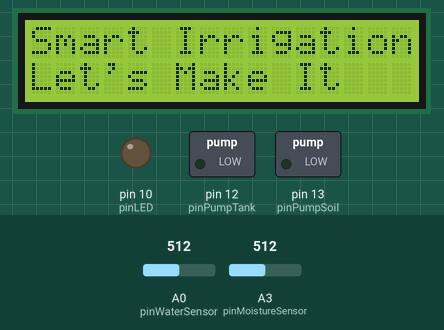
The sketch below on a simulated Arduino Uno, built with avr-gcc and run on an emulated ATmega328P. On the bench: 16×2 character LCD, switched loads named in the sketch (green lamp = pin HIGH), output pins drawn as LEDs (lit = HIGH). The inputs (shaded band) are chosen by the test bench; at power-on: A0 (pinWaterSensor) = 512, A3 (pinMoistureSensor) = 512. What the sketch prints to the serial monitor is not drawn.

Above: at 0.1 s.
2.3 s: A0 (pinWaterSensor) set to 112
5.3 s: A0 (pinWaterSensor) set to 91
8.3 s: A3 (pinMoistureSensor) set to 669
9.8 s: A3 (pinMoistureSensor) set to 690
At 10.5 s:
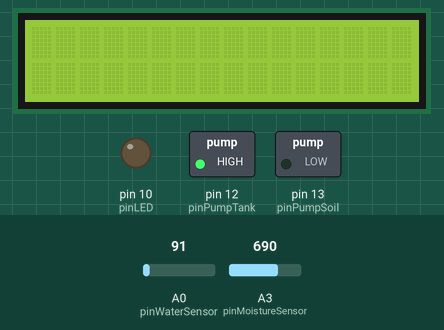
11.3 s: A3 (pinMoistureSensor) set to 55
At 11.7 s:
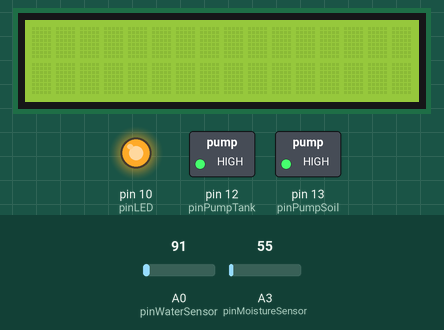
14.3 s: A0 (pinWaterSensor) set to 660
17.3 s: A0 (pinWaterSensor) set to 687
At 18.1 s:
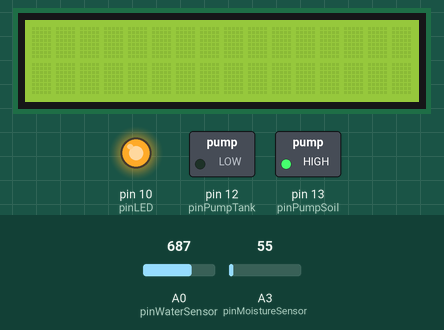
Timing chart, 0 to 20.3 s (numbered marks = the images above; inputs shaded):
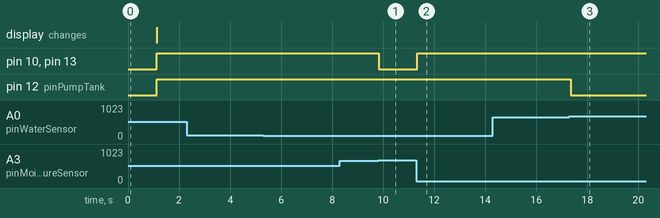

The sketch:

Final_code.ino
```cpp
// Group 01 Smart_Irrigation_System

// libraries

#include "DFRobot_LCD.h"

DFRobot_LCD lcd(16,2);

// initializing pin modes

int pinMoistureSensor = A3;
int pinWaterSensor = A0;
int pinLED = 10;
int pinPumpSoil = 13;
int pinPumpTank = 12;

int moisture_value;
int water_level;
int moist;
int level;

void setup(){
  Serial.begin(9600);
  lcd.init();
  lcd.setCursor(0,0);
  lcd.print("Smart Irrigation");
  lcd.setCursor(0,1);
  lcd.print("Let's Make It    ");
  delay(1000);
  lcd.clear();
  pinMode(pinLED, OUTPUT);
  pinMode(pinPumpSoil, OUTPUT);
  pinMode(pinPumpTank, OUTPUT);
  pinMode(pinMoistureSensor, INPUT);
  pinMode(pinWaterSensor, INPUT);

}

void loop(){
  water_level = analogRead(pinWaterSensor);
  level = map(water_level,0,1023,0,100);
  moisture_value = analogRead(pinMoistureSensor);
  moist = map(moisture_value,0,1023,0,100);
  condition();
  condition_2();
}

void condition(){
  if (level > 65 && moist < 65){
    LCD();
    digitalWrite(pinPumpSoil,HIGH);
    digitalWrite(pinPumpTank,LOW);
    digitalWrite(pinLED,HIGH);
    //delay(500);
  } else if (level < 65 && moist >65) {
    LCD();
    digitalWrite(pinPumpSoil,LOW);
    digitalWrite(pinPumpTank,HIGH);
    digitalWrite(pinLED,LOW);
    //delay(500);
  } else if (level > 65 && moist >65) {
    LCD();
    digitalWrite(pinPumpSoil,LOW);
    digitalWrite(pinPumpTank,LOW);
    digitalWrite(pinLED,LOW);
    //delay(500);
  } else if (level < 65 && moist <65){
    LCD();
    digitalWrite(pinPumpSoil,HIGH);
    digitalWrite(pinPumpTank,HIGH);
    digitalWrite(pinLED,HIGH);
    //delay(500);
  }

}
void condition_2(){
  if (level > 65 && moist < 65){
    V_terminal();
    //delay(500);

  } else if (level < 65 && moist >65) {
    V_terminal();
    //delay(500);

  } else if (level > 65 && moist >65) {
    V_terminal();
    //delay(500);

  } else if (level < 65 && moist <65){
    V_terminal();
    //delay(500);
  }

}

void LCD(){
  lcd.clear();
  lcd.setCursor(0,0);
  lcd.print("Tank Level= ");
  lcd.print(level);
  lcd.print("%");
  //////////////
  lcd.setCursor(0,1);
  lcd.print("Moisture= ");
  lcd.print(moist);
  lcd.print("%");
}

void V_terminal(){
  lcd.clear();
  Serial.println(F("Water level" ));
  Serial.println(level);

  //////////////
  Serial.println(F("Moisture level" ));
  Serial.println(moist);

}
```

Measured:
- the behaviour switches between 675 and 676 on A3 (pinMoistureSensor) (found by bisection; images 0 and 1)
- the behaviour switches between 675 and 676 on A0 (pinWaterSensor) (found by bisection; images 2 and 3)
- after the input at 9.8 s, pin 10 (pinLED), pin 13 (pinPumpSoil): HIGH → LOW at once
- after the input at 11.3 s, pin 10 (pinLED), pin 13 (pinPumpSoil): LOW → HIGH at once
- after the input at 17.3 s, pin 12 (pinPumpTank): HIGH → LOW after 0.05 s
